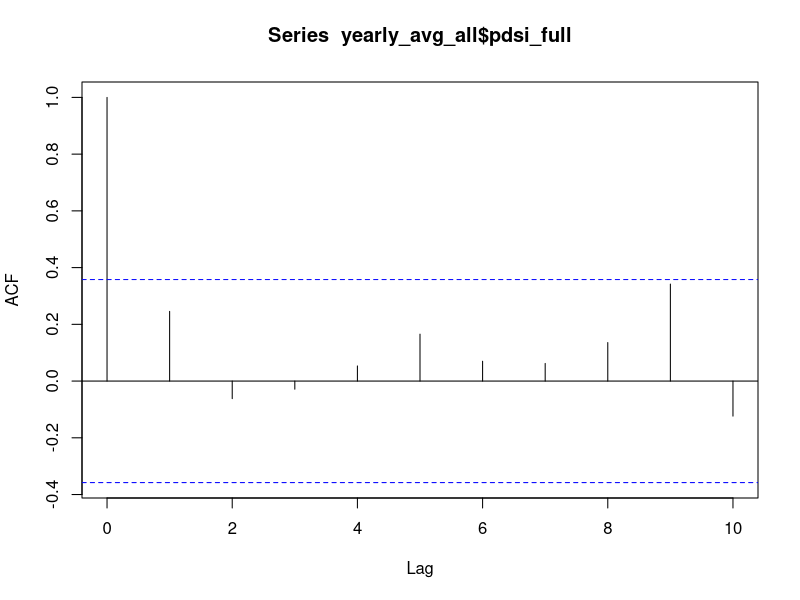
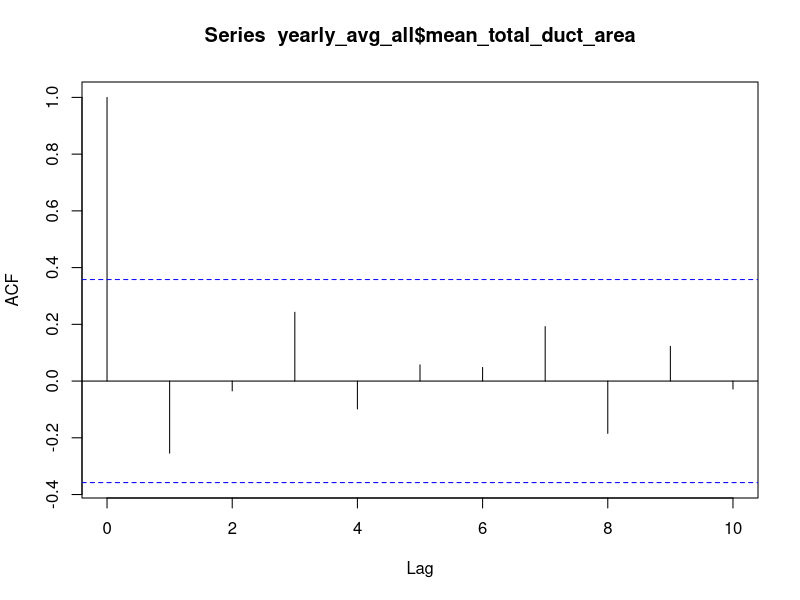
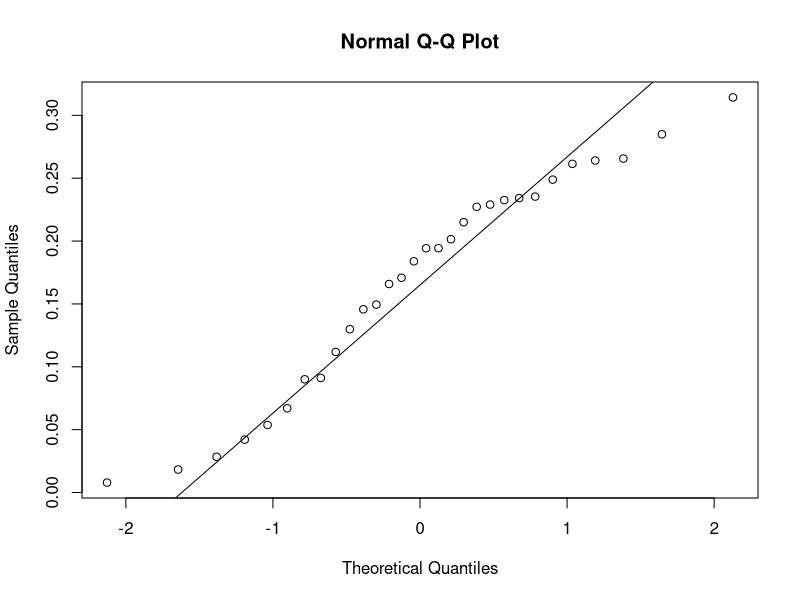
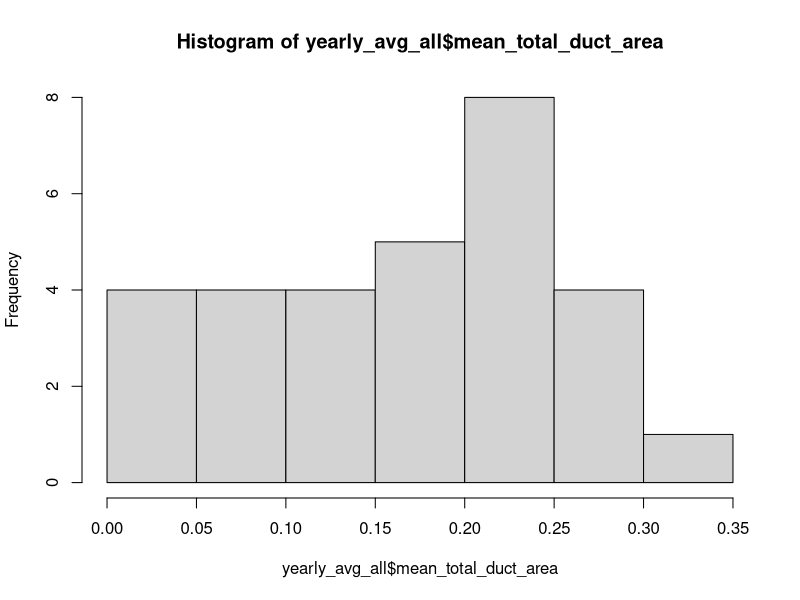
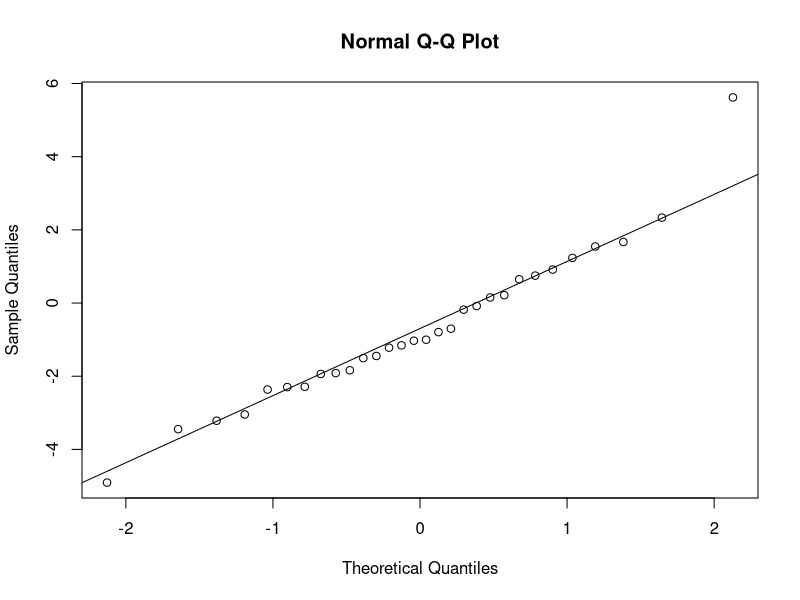
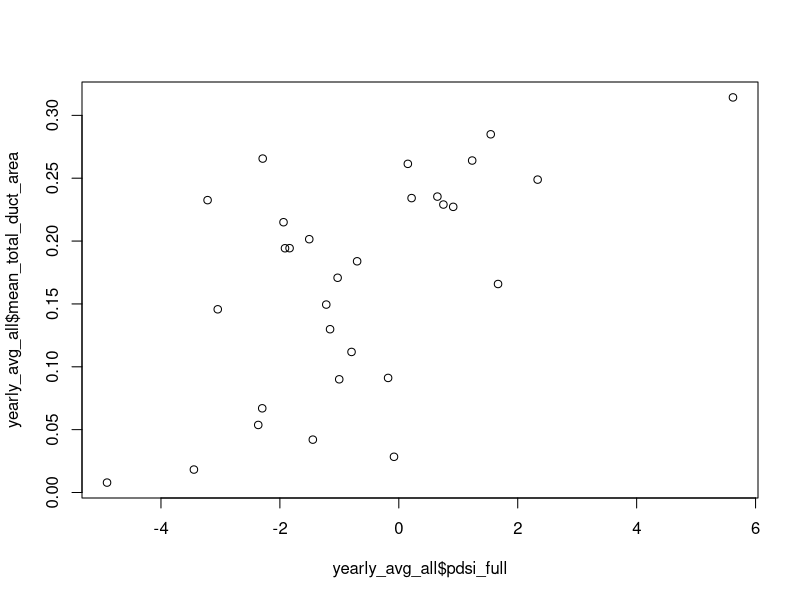
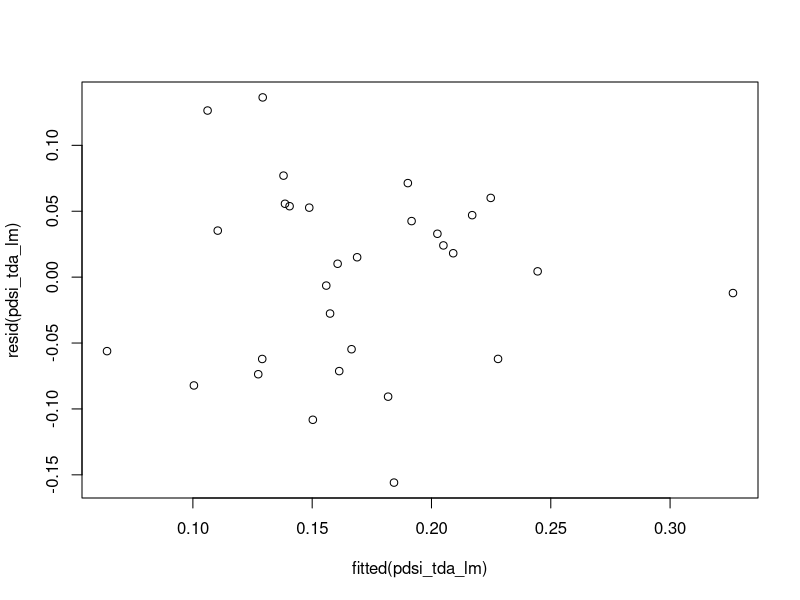
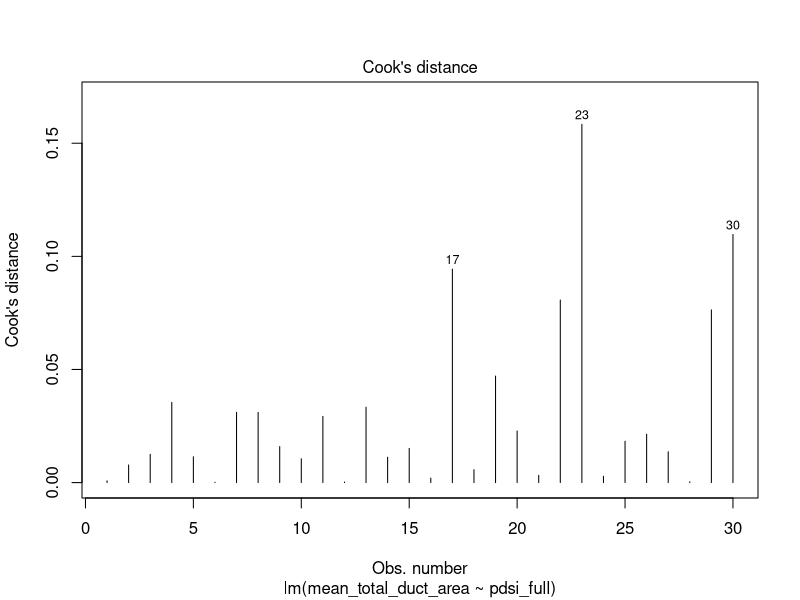

Here is the R script that generated these plots, in order: (Note: this script raises an error after producing the figures.)
# Load packages -----------------------------------------------------------

library(tidyverse)
library(car)
library(lmtest)

# Load data ---------------------------------------------------------------

duct_metrics <- read.csv('complete_data_12.1.25.csv')

duct_metrics_1990to2019 <- duct_metrics %>% #these are trees just exposed to ambient conditions
  filter(year < 2020) %>% 
  filter(group != 'legacy')

#Average across all trees

yearly_avg_all <- duct_metrics_1990to2019 %>% 
  group_by(year) %>% 
  summarise(
    mean_total_duct_area = mean(total_duct_area_mm2, na.rm = TRUE),
    pdsi_full = mean(pdsi_full_season)
  )

#Look at autocorrelation 
acf(yearly_avg_all$pdsi_full, lag.max = 10) #not autocorrelated
acf(yearly_avg_all$mean_total_duct_area, lag.max = 10) #not autocorrelated

#Check normality
qqnorm(yearly_avg_all$mean_total_duct_area); qqline(yearly_avg_all$mean_total_duct_area) #fairly normal, some deviation at tail
hist(yearly_avg_all$mean_total_duct_area) #left skew but not super far from normal
qqnorm(yearly_avg_all$pdsi_full); qqline(yearly_avg_all$pdsi_full) #fairly normal, outlier

#Scatterplot
plot(yearly_avg_all$pdsi_full, yearly_avg_all$mean_total_duct_area)
#looks like there could be a linear relationship

#Based on these checks, it looks like a simple linear regression could be appropriate

# Total duct area and early PDSI linear model ------------------------------------------

pdsi_tda_lm <- lm(mean_total_duct_area ~ pdsi_full, data = yearly_avg_all)

summary(pdsi_tda_lm) #strong evidence

# Check assumptions -------------------------------------------------------

plot(fitted(pdsi_tda_lm), resid(pdsi_tda_lm)) #no clear pattern, one outlier
plot(pdsi_tda_lm, which = 4) #some influential points; 23
plot(pdsi_tda_lm, which = 5) 
qqPlot(pdsi_tda_lm) #residuals fairly normal
acf(resid(pdsi_tda_lm), lag.max = 10) #no significant autocorrelation

#Check influence of specific points on coefficients
model_no23  <- lm(mean_total_duct_area ~ pdsi_full, data = yearly_avg_all[-23, ])

coef(pdsi_tda_lm)
coef(model_no23) #not much change 

# Compute DFBETAs
dfb <- dfbeta(pdsi_tda_lm)
# Calculate cutoff
cutoff <- 2 / sqrt(nrow(yearly_avg_all))
# Check if any exceed cutoff
apply(abs(dfb), 2, function(x) any(x > cutoff)) #none exceeding cutoff

# Plot --------------------------------------------------------------------

ggplot(yearly_avg_all, aes(pdsi_full, y = mean_total_duct_area)) +
  geom_point(alpha = 0.9) +
  geom_smooth(method = 'lm', alpha = 0.3) +
  theme_bw(base_size = 15) +
  labs(x = 'Mean PDSI (March-October)',
       y = 'Mean Total Duct Area (mm²)') +
  scale_x_continuous(n.breaks = 10) +
  scale_y_continuous(n.breaks = 8) +
  theme(panel.grid.minor = element_blank()) 

ggsave('Output/pdsi_figures/full_pdsi_tda.png', width = 6, height = 5, bg = 'white', dpi = 400)

# Important values --------------------------------------------------------

coef(pdsi_tda_lm)
confint(pdsi_tda_lm)

